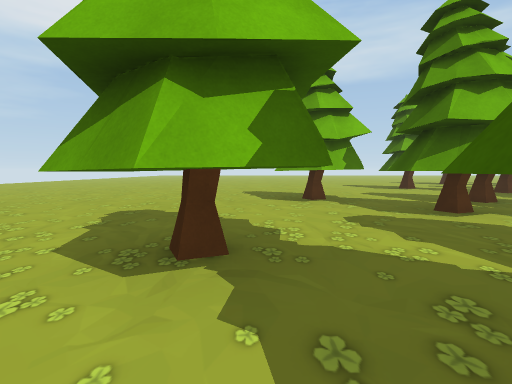
[1] (above)

24 first-person views from a walk through a Unity game level. The camera is 1.4 m above the floor, tilts 4° down and sees 80° across. The floor is counted in squares, 2 m on a side. Each view is taken from the middle of a square. On the plan, view 1 faces up. The plan holds only what a view shows up to about 10 squares ahead; the rest is blank. The place goes on beyond the plan. Some animated figures are left out.

[2]
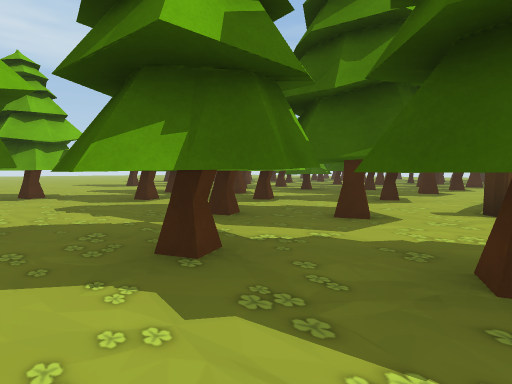

[3]
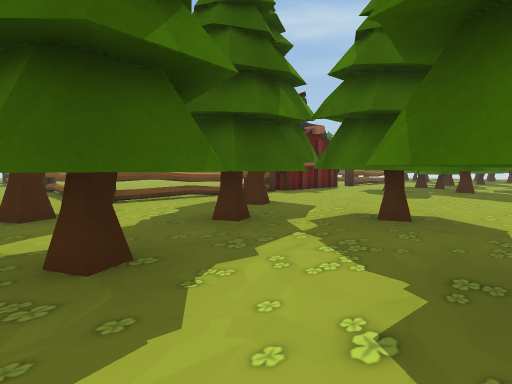

[4]
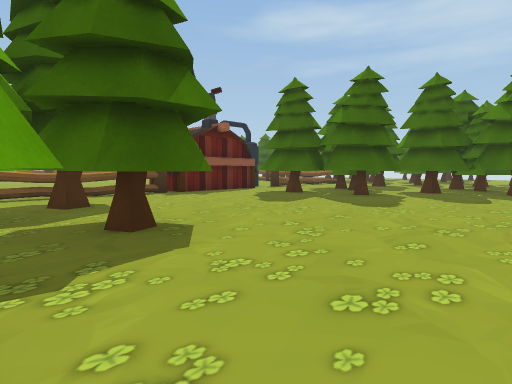

[5]
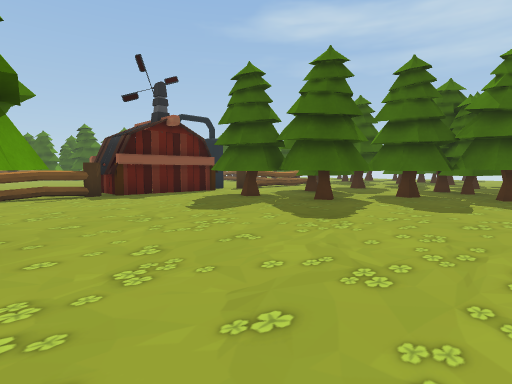

[6]
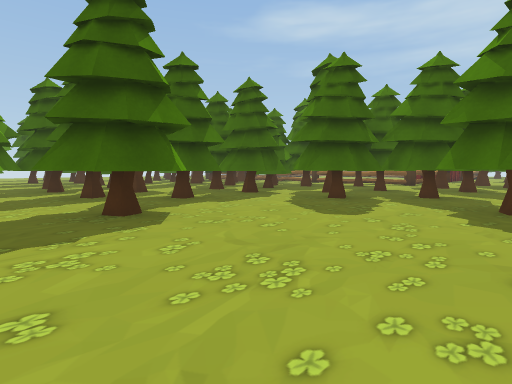

[7]
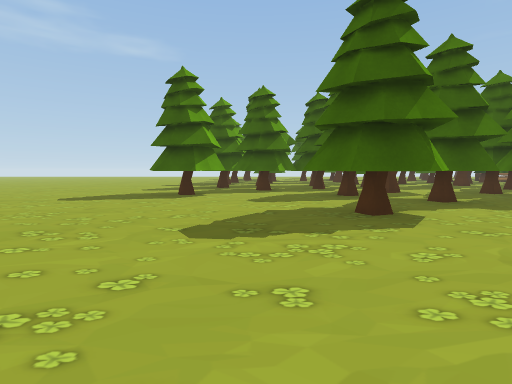

[8]
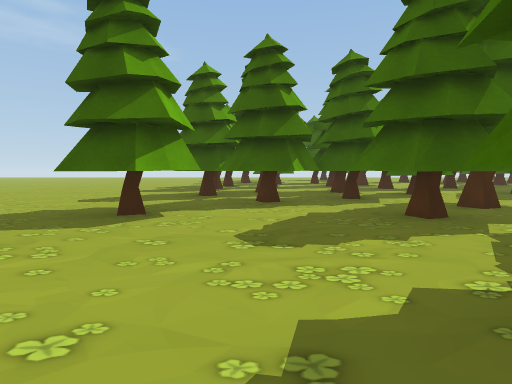

[9]
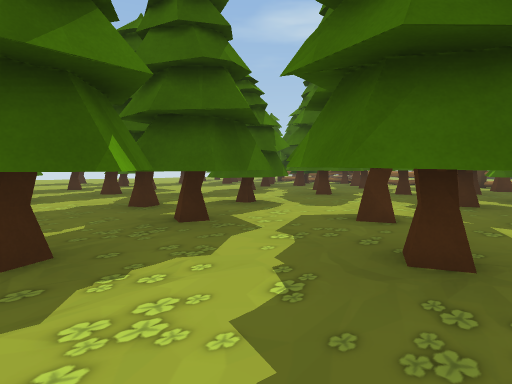

[10]
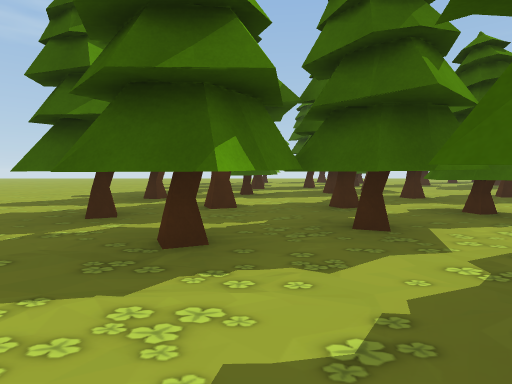

[11]
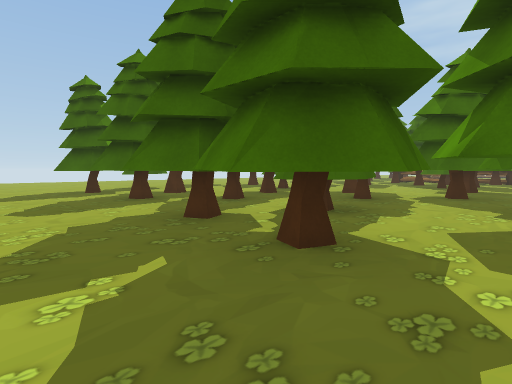

[12]
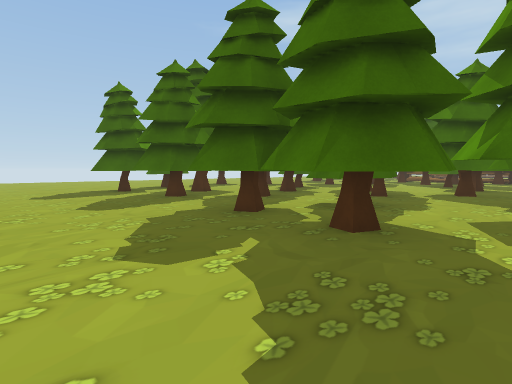

[13]
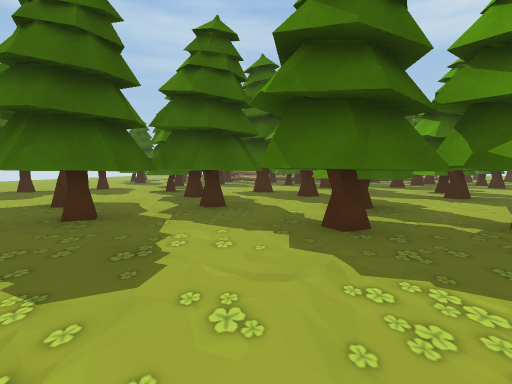

[14]
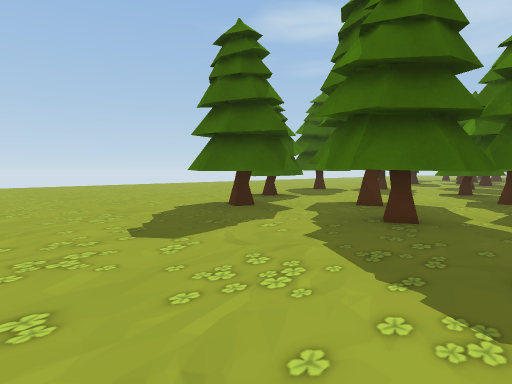

[15]
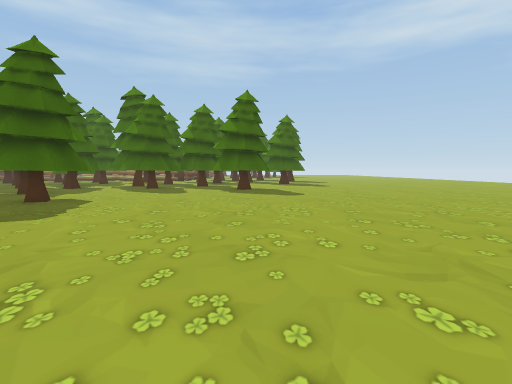

[16]
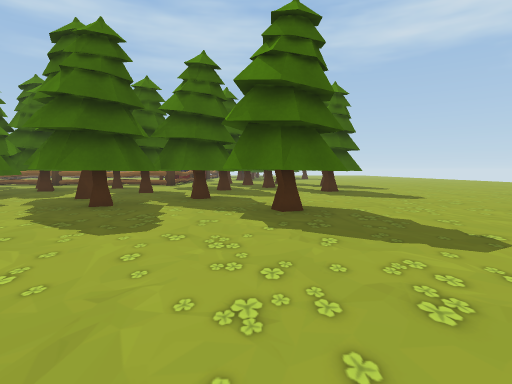

[17]
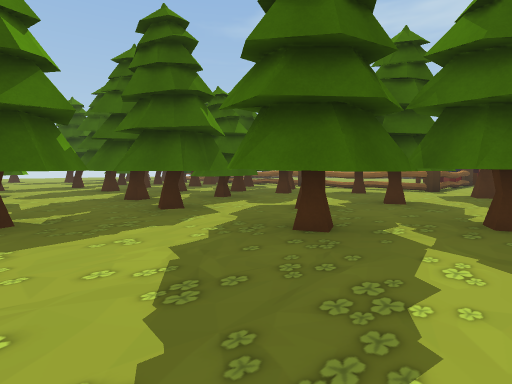

[18]
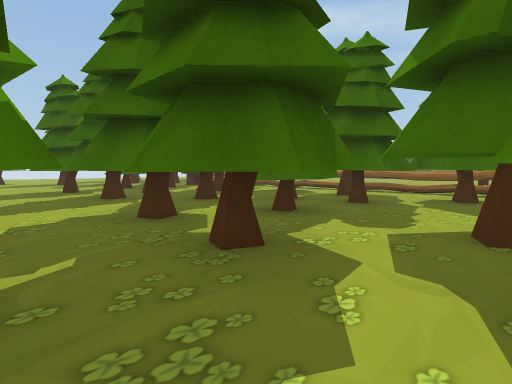

[19]
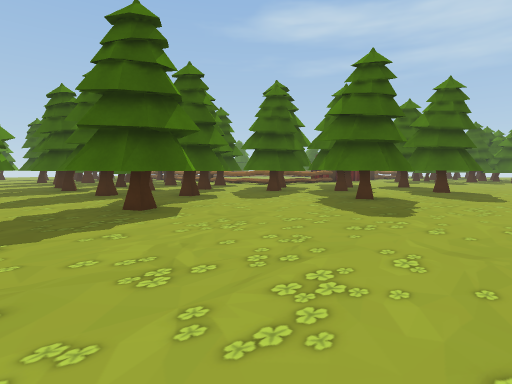

[20]
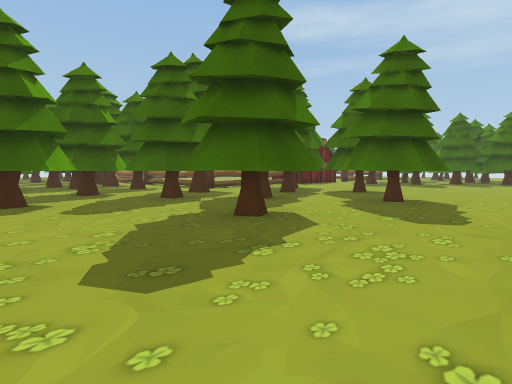

[21]
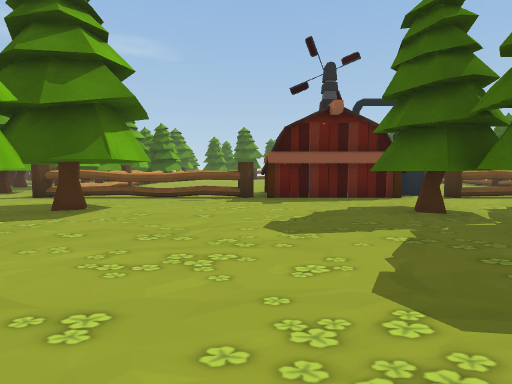

[22]
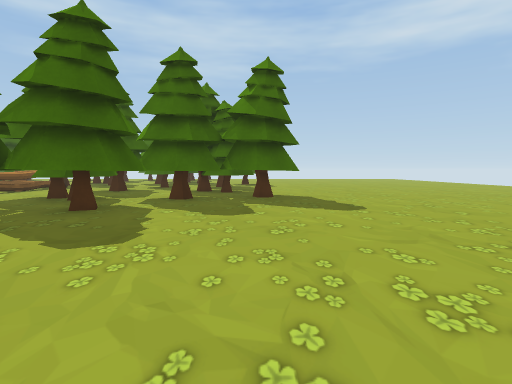

[23]
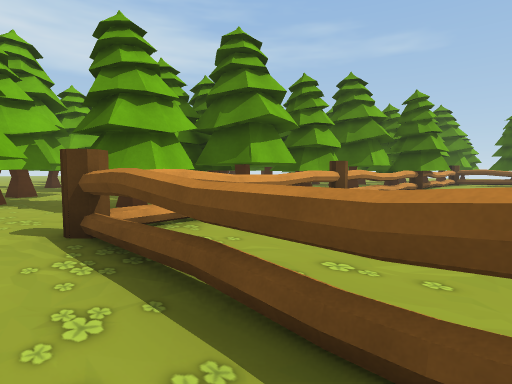

[24]
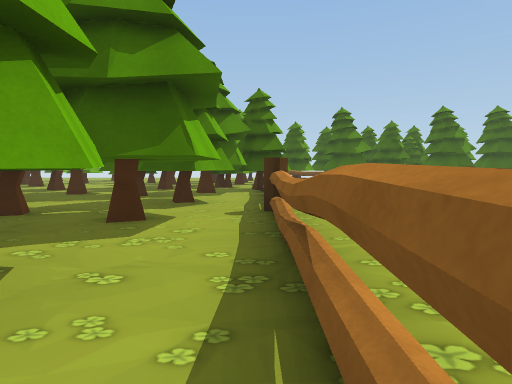

### Floor plan
Key: @ floor where view 1 was taken; # wall or solid block; x gap in a wall; . floor; ^ raised ledge; T pine tree; O other object.
Columns run from 4 left of view 1 to 33 right of it. Each row starts with its distance up from view 1.
 19      .     ....................
 18     ...  .............................
 17    ........... .......................
 16   ...........   .T .    .............
 15  .............  .#T. # TT. #.T .....
 14  .............. #  TTTTT  ## T ....
 13 ..........T.....# ...TTT   .T..T..
 12 .........TTT.TT.TTTTT.TT  ....TT
 11 ..........T..TT.T#TTT.T#TT#.....
 10 ...........TTT xTTTTTT #TT .....T
  9 ............#T...TTTTTT.T..T.. T#
  8 .....T#..T..TTTT.. .  ..  TT.  TT
  7 .....T#..T#.T T#.TTTTT
  6 .......TT #TTT  .TT TT
  5 .......T# TT.TTTT#T#T
  4 .......TTT T.TTT## #
  3 ...T#..TTT#TTT TT T#T
  2 ...##..T TTTT##TT T#T
  1 .....T T#T.T#TTTT# ##T
  0  ..T@T##T..TT#..T#T.T
 -1  .T#..TT...^^^^#^^^^O
 -2  .T#..T#..^    #
 -3  ...TT.#T.^.
 -4  ...##....^.
 -5  .........^.
 -6  .........^
 -7 ..........###
 -8 ..........###
 -9 .......T..#
-10 .....T#T .##
-11 .....##T...#
-12 ..TTTTTT..##

Positions as (right, up) in squares from view 1, and headings:
1: (0, 0), facing up
2: (0, -2), facing up-right
3: (-1, 1), facing down-right
4: (-3, -2), facing down-right
5: (-3, -4), facing down-right
6: (1, 14), facing down-right
7: (1, 14), facing right
8: (5, 14), facing right
9: (9, 14), facing down-right
10: (9, 13), facing right
11: (15, 18), facing down-right
12: (15, 19), facing down-right
13: (20, 19), facing down
14: (21, 19), facing down-right
15: (1, 19), facing down
16: (2, 13), facing down
17: (3, 10), facing down-right
18: (6, 9), facing down-right
19: (-4, 10), facing down-right
20: (-4, 6), facing down-right
21: (-2, -7), facing right
22: (-2, -5), facing down
23: (5, -5), facing up-right
24: (6, -1), facing right
